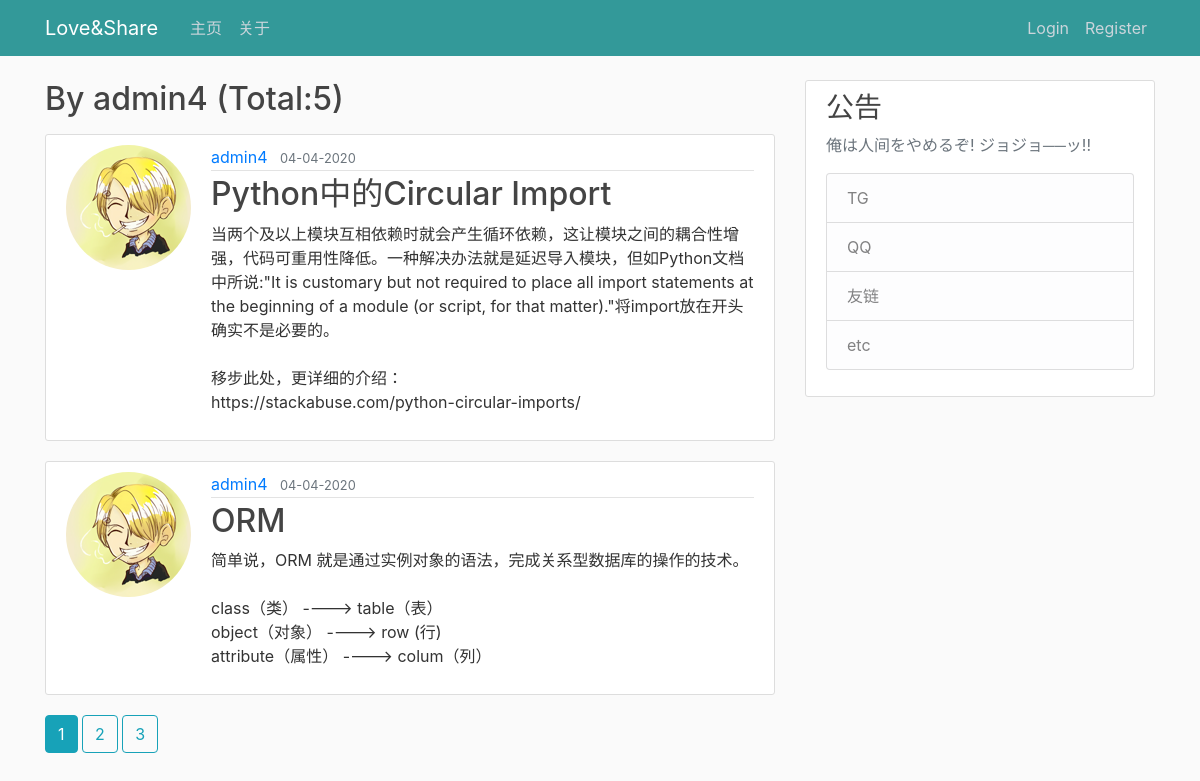
Page /user/admin4 on the committed database.
### flaskblog/models.py (models this page shows, shortened)
class User(db.Model, UserMixin):
    __tablename__ = 'user'
    id = db.Column(db.Integer, primary_key=True)
    username = db.Column(db.String(20), unique=True, nullable=False)
    email = db.Column(db.String(120), unique=True, nullable=False)
    image_file = db.Column(db.String(20), nullable=False, default='default.jpg')
    password = db.Column(db.String(60), nullable=False)
    posts = db.relationship('Post', backref='author', lazy=True)

class Post(db.Model):
    __tablename__ = 'post'
    id = db.Column(db.Integer, primary_key=True)
    title = db.Column(db.String(100), nullable=False)
    date_posted = db.Column(db.DateTime, nullable=False, default=datetime.utcnow)
    content = db.Column(db.Text, nullable=False)
    user_id = db.Column(db.Integer, db.ForeignKey('user.id'), nullable=False)

### flaskblog/routes.py (the view)
@app.route('/user/<string:username>')
def user_posts(username):
    page = request.args.get('page', 1, type=int)
    user = User.query.filter_by(username=username).first_or_404()
    posts = Post.query.filter_by(author=user).\
        order_by(Post.date_posted.desc()).\
        paginate(page=page, per_page=2)
    return render_template('user_posts.html', user=user, posts=posts)

### flaskblog/templates/user_posts.html
{% extends "layout.html" %}
{% block content_main %}
    <h2 class="mb-3">By {{ user.username }} (Total:{{ posts.total }})</h2>
    {% for post in posts.items %}
        <article class="media content-section">
          <img class="rounded-circle account-img" src="{{ url_for('static', filename='profile_pictures/' + post.author.image_file) }}">
          <div class="media-body">
            <div class="article-metadata">
              <a class="mr-2" href="{{ url_for('user_posts', username=post.author.username) }}">{{ post.author.username }}</a>
              <small class="text-muted">{{ post.date_posted.strftime('%m-%d-%Y') }}</small>
            </div>
            <h2><a class="article-title" href="{{ url_for('post', post_id=post.id) }}">{{ post.title }}</a></h2>
            <p class="article-content">{{ post.content }}</p>
          </div>
        </article>
    {% endfor %}
    {% for page_num in posts.iter_pages(left_edge=1, right_edge=1, left_current=1, right_current=2) %}
      {% if page_num %}
        {% if posts.page == page_num %}
          <a class="btn btn-info mb-4" href="{{ url_for('user_posts', username=user.username, page=page_num) }}">{{ page_num }}</a>
        {% else %}
          <a class="btn btn-outline-info mb-4" href="{{ url_for('user_posts', username=user.username, page=page_num) }}">{{ page_num }}</a>
        {% endif %}
      {% else %}
        ...
      {% endif %}
    {% endfor %}
{% endblock %}

### flaskblog/static/main.css (style rules this page uses)
body { background: #fafafa; color: #333333; margin-top: 5rem; }
h1, h2, h3, h4, h5, h6 { color: #444444; }
.content-section { background: #ffffff; padding: 10px 20px; border: 1px solid #dddddd; border-radius: 3px; margin-bottom: 20px; }
.article-title { color: #444444; }
.article-content { white-space: pre-line; }
.article-metadata { padding-bottom: 1px; margin-bottom: 4px; border-bottom: 1px solid #e3e3e3 }
.account-img { height: 125px; width: 125px; margin-right: 20px; margin-bottom: 16px; }

### rows in the picture
User: username "admin4"
Post: image_file (picture), author.username "admin4", date_posted "04-04-2020", title "Python中的Circular Import", content "当两个及以上模块互相依赖时就会产生循环依赖，这让模块之间的耦合性增强，代码可重用性降低。一种解决办法就是延迟导入模块，但如Python文档中所说:\"It is customary but not required to place all import statements at the beginning of a module (or script, for that matter).\"将import放在开头确实不是必要的。 移步此处，更详细的介绍： https://stackabuse.com/python-circular-imports/"
Post: image_file (picture), author.username "admin4", date_posted "04-04-2020", title "ORM", content "简单说，ORM 就是通过实例对象的语法，完成关系型数据库的操作的技术。 class（类） ----> table（表） object（对象） ----> row (行) attribute（属性） ----> colum（列）"

### other values in the picture
{{ posts.total }} "5"
{{ page_num }} "1"
{{ page_num }} "2" "3"
